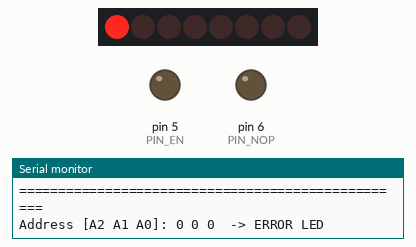
This sketch was run on a simulated Arduino Uno, built with avr-gcc and run on an emulated ATmega328P. Shown: 8 shift-register outputs drawn as a row of LEDs (first output left, lit = HIGH), output pins drawn as LEDs (lit = HIGH), the last lines printed to the serial monitor. Wiring (inferred from the names in the program): line decoder: data pin 2, pin 3, pin 4. Wiring (inferred from the signals the program sends): row of LEDs: on Q0, Q1, Q2, Q3, Q4, Q5, Q6, Q7. Pins used as bus, display or sensor lines are not drawn.

Above: at 0.3 s.
At 0.8 s:
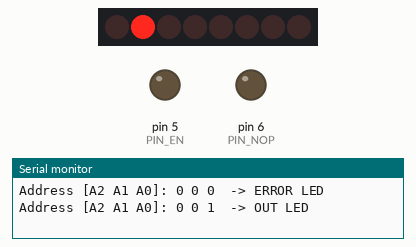
At 1.3 s:
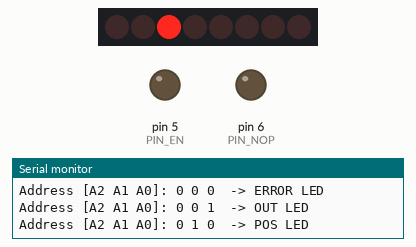
At 1.8 s:
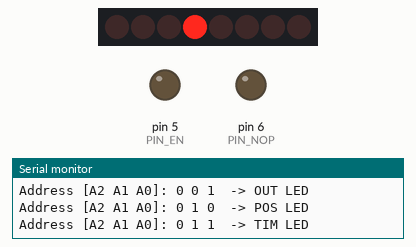
At 2.8 s:
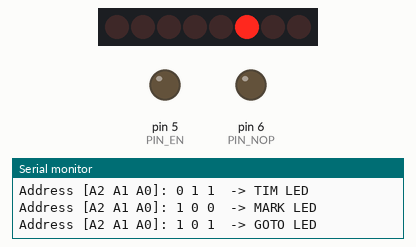
At 5.6 s:
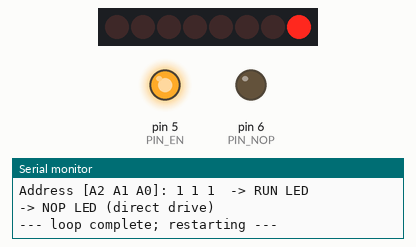
Timing chart, 0 to 7.9 s (numbered marks = the images above):
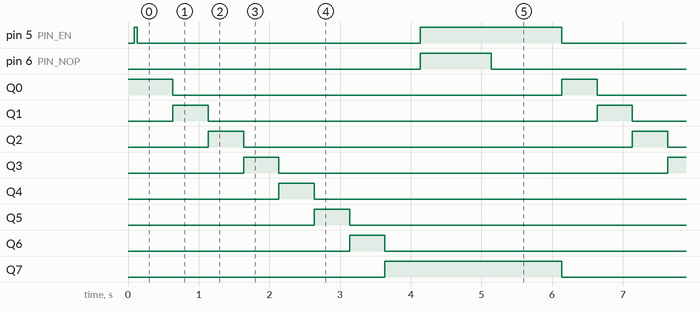

Measured:
- by itself, pin 5 (PIN_EN): alternates HIGH for 2.0 s and LOW for 4.0 s
- by itself, pin 6 (PIN_NOP): alternates HIGH for 1.0 s and LOW for 5.0 s
- by itself, Q0–6: alternates HIGH for 0.50 s and LOW for 5.5 s
- by itself, Q7: alternates HIGH for 2.5 s and LOW for 3.5 s

The sketch:

led_test.ino
```cpp
// led_test.ino
//
// ROB3 Teachbox — indicator-LED bring-up test.
//
// Cycles the 74LS138 through all eight decoder outputs (/Y0../Y7), lighting
// each multiplexed indicator LED in turn, then pulses the directly-driven
// NOP LED. Progress is printed to the serial monitor at 9600 baud.
//
// Target: Arduino UNO R3 (ATmega328P).
// Wiring: see teachbox_pins.h and hardware/teachbox/board.md.
//
// The decoder is disabled (EN HIGH) while the address lines change, to avoid
// briefly lighting the wrong LED ("ghosting") during transitions.

#include "teachbox_pins.h"

void setup() {
  Serial.begin(9600);
  Serial.println(F("=================================================="));
  Serial.println(F(" ROB3 Teachbox LED test (incl. direct NOP LED)"));
  Serial.println(F("=================================================="));

  pinMode(PIN_A0, OUTPUT);
  pinMode(PIN_A1, OUTPUT);
  pinMode(PIN_A2, OUTPUT);
  pinMode(PIN_EN, OUTPUT);
  pinMode(PIN_NOP, OUTPUT);

  // Start with the decoder disabled and the NOP LED off.
  digitalWrite(PIN_EN, HIGH);
  digitalWrite(PIN_NOP, LOW);
}

void loop() {
  // Walk the eight decoder outputs.
  for (int address = 0; address < 8; address++) {
    // Disable the decoder while switching the address (prevents ghosting).
    digitalWrite(PIN_EN, HIGH);
    teachboxSetAddress(address);

    Serial.print(F("Address [A2 A1 A0]: "));
    Serial.print((address & 0x04) ? F("1 ") : F("0 "));
    Serial.print((address & 0x02) ? F("1 ") : F("0 "));
    Serial.print((address & 0x01) ? F("1 ") : F("0 "));
    Serial.print(F(" -> "));
    Serial.println(LED_NAMES[address]);

    // Enable the decoder: the selected LED turns on (active-LOW output).
    digitalWrite(PIN_EN, LOW);
    delay(500);
  }

  // Decoder LEDs off, then exercise the standalone NOP LED.
  digitalWrite(PIN_EN, HIGH);
  Serial.println(F("-> NOP LED (direct drive)"));
  digitalWrite(PIN_NOP, HIGH);
  delay(1000);
  digitalWrite(PIN_NOP, LOW);

  Serial.println(F("--- loop complete; restarting ---"));
  delay(1000);
}
```

teachbox_pins.h
```cpp
// teachbox_pins.h
//
// Shared pin map for the ROB3 Teachbox bring-up sketches.
//
// The ROB3 Teachbox exposes its 74LS138-scanned 5x5 key matrix and its
// multiplexed indicator LEDs on a DB25 connector. This header captures the
// verified DB25 <-> Arduino UNO wiring used by both test sketches so the two
// stay in sync.
//
// Wiring verified against hardware/teachbox/board.md and led.md:
//   A0 = DB25 pin 23, A1 = DB25 pin 10, A2 = DB25 pin 22  (74LS138 address)
//   /E1,/E2 = DB25 pin 9  (active-LOW strobe/enable)
//   NOP LED = DB25 pin 11 (driven directly, not via the decoder)
//   Column groups: G1 = DB25 pin 5, G2 = DB25 pin 18, G3 = DB25 pin 17
//   STOP = DB25 pin 4 (standalone, active-LOW)
//   VCC = DB25 pin 13, GND = DB25 pin 3
//
// NOTE: all decoder outputs (/Y0../Y7) and the digital inputs are ACTIVE-LOW.

#ifndef TEACHBOX_PINS_H
#define TEACHBOX_PINS_H

// --- 74LS138 address + enable (outputs from the Arduino) ---------------------
#define PIN_A0   2   // -> DB25 pin 23  (address bit 0, LSB)
#define PIN_A1   3   // -> DB25 pin 10  (address bit 1)
#define PIN_A2   4   // -> DB25 pin 22  (address bit 2, MSB)
#define PIN_EN   5   // -> DB25 pin 9   (/E1,/E2 strobe; LOW = enabled)

// --- LED-only line -----------------------------------------------------------
#define PIN_NOP  6   // -> DB25 pin 11  (NOP LED, direct drive)

// --- Keypad column groups (inputs, INPUT_PULLUP; pressed = LOW) ---------------
#define PIN_GROUP1 7 // <- DB25 pin 5   (DEL,8,9,arrows,NOP,ERR,ENT)
#define PIN_GROUP2 8 // <- DB25 pin 18  (7,4,5,6,1,2,3,0)
#define PIN_GROUP3 9 // <- DB25 pin 17  (RUN,IF,GOTO,MARK,TIM,POS,OUT,INS)

// --- Standalone STOP button --------------------------------------------------
#define PIN_STOP 12  // <- DB25 pin 4   (active-LOW)

// Decoder-output (/Y0../Y7) -> indicator LED names, indexed by 3-bit address.
static const char* const LED_NAMES[8] = {
  "ERROR LED", // /Y0  (A2 A1 A0 = 0 0 0)
  "OUT LED",   // /Y1  (0 0 1)
  "POS LED",   // /Y2  (0 1 0)
  "TIM LED",   // /Y3  (0 1 1)
  "MARK LED",  // /Y4  (1 0 0)
  "GOTO LED",  // /Y5  (1 0 1)
  "IF LED",    // /Y6  (1 1 0)
  "RUN LED"    // /Y7  (1 1 1)
};

// Drive the 3 address lines for a given 0..7 decoder output.
inline void teachboxSetAddress(int address) {
  digitalWrite(PIN_A0, (address & 0x01) ? HIGH : LOW);
  digitalWrite(PIN_A1, (address & 0x02) ? HIGH : LOW);
  digitalWrite(PIN_A2, (address & 0x04) ? HIGH : LOW);
}

#endif // TEACHBOX_PINS_H
```
